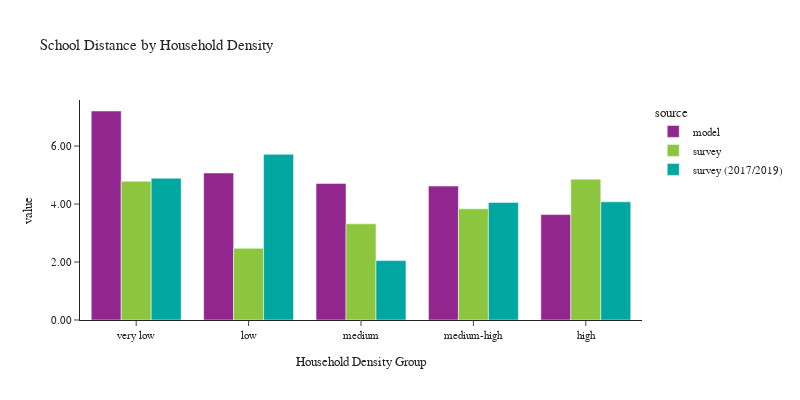

Source (notebook cell):
### Code cell
plot_school_location(df_students, 'hh_density_group', 'Household Density', 'Household Density Group')

### Figure 1 — Plotly figure (JSON) as saved in the notebook; plotly's stock layout.template omitted (floating-point values rounded to 4 significant figures)
{"data": [{"alignmentgroup": "True", "customdata": [[134811], [147780], [283892], [239298], [167269]], "hovertemplate": "source=model<br>hh_density_group=%{x}<br>value=%{y}<br>sample count=%{customdata[0]}<extra></extra>", "legendgroup": "model", "marker": {"color": "#91268F", "pattern": {"shape": ""}}, "name": "model", "offsetgroup": "model", "orientation": "v", "showlegend": true, "textposition": "auto", "type": "bar", "x": ["very low", "low", "medium", "medium-high", "high"], "xaxis": "x", "y": [7.21, 5.071, 4.711, 4.62, 3.636], "yaxis": "y"}, {"alignmentgroup": "True", "customdata": [[201], [136], [244], [145], [131]], "hovertemplate": "source=survey<br>hh_density_group=%{x}<br>value=%{y}<br>sample count=%{customdata[0]}<extra></extra>", "legendgroup": "survey", "marker": {"color": "#8CC63E", "pattern": {"shape": ""}}, "name": "survey", "offsetgroup": "survey", "orientation": "v", "showlegend": true, "textposition": "auto", "type": "bar", "x": ["very low", "low", "medium", "medium-high", "high"], "xaxis": "x", "y": [4.787, 2.473, 3.317, 3.836, 4.859], "yaxis": "y"}, {"alignmentgroup": "True", "customdata": [[103], [71], [133], [68], [76]], "hovertemplate": "source=survey (2017/2019)<br>hh_density_group=%{x}<br>value=%{y}<br>sample count=%{customdata[0]}<extra></extra>", "legendgroup": "survey (2017/2019)", "marker": {"color": "#00A7A0", "pattern": {"shape": ""}}, "name": "survey (2017/2019)", "offsetgroup": "survey (2017/2019)", "orientation": "v", "showlegend": true, "textposition": "auto", "type": "bar", "x": ["very low", "low", "medium", "medium-high", "high"], "xaxis": "x", "y": [4.891, 5.716, 2.049, 4.057, 4.078], "yaxis": "y"}], "layout": {"barmode": "group", "font": {"size": 11}, "height": 400, "legend": {"title": {"text": "source"}, "tracegroupgap": 0}, "title": {"text": "School Distance by Household Density"}, "width": 800, "xaxis": {"anchor": "y", "domain": [0.0, 1.0], "title": {"text": "Household Density Group"}}, "yaxis": {"anchor": "x", "domain": [0.0, 1.0], "tickformat": ".2f", "title": {"text": "value"}}}}
